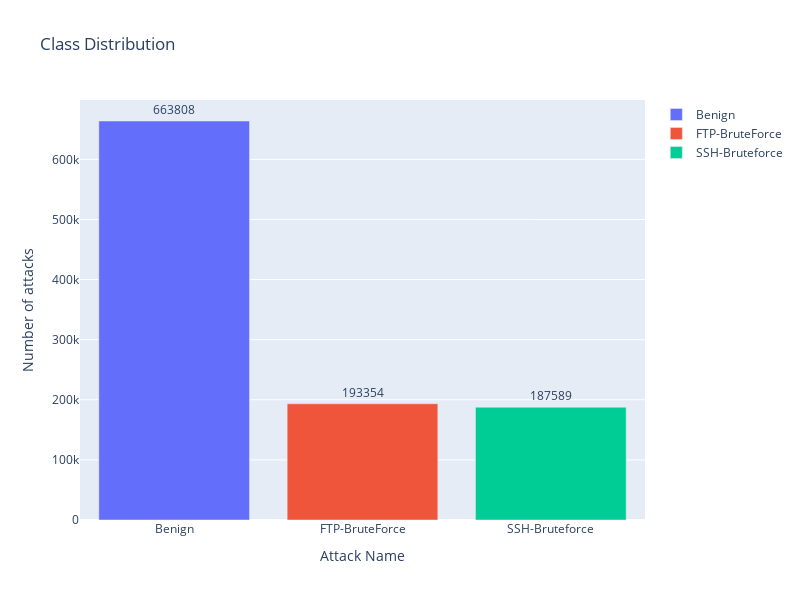

The notebook cell this image was saved under:
### Markdown cell above
We will now try to visualize the target feature's class distribution.

### Code cell
from plotly.offline import init_notebook_mode, iplot, plot
import plotly as py
import plotly.express as px
init_notebook_mode(connected=True)
import plotly.graph_objs as go

fig = go.Figure(data=[
    go.Bar(name='Benign', 
           y=df["Label"].value_counts().values[0:1],
           x=['Benign'],
           text = df["Label"].value_counts()[0:1],
           orientation='v',
           textposition='outside',),
    go.Bar(name='FTP-BruteForce', 
           y=df["Label"].value_counts().values[1:2],
           x=['FTP-BruteForce'],
           text = df["Label"].value_counts()[1:2],
           orientation='v',
           textposition='outside',),
    go.Bar(name='SSH-Bruteforce', 
           y=df["Label"].value_counts().values[2:],
           x=['SSH-Bruteforce'],
           text = df["Label"].value_counts()[2:],
           orientation='v',
           textposition='outside',)
])
# Change the bar mode
fig.update_layout(
                  width=800,
                  height=600,
                  title=f'Class Distribution',
                  yaxis_title='Number of attacks',
                  xaxis_title='Attack Name',)
iplot(fig)

### Figure 1 — Plotly figure (JSON) as saved in the notebook; plotly's stock layout.template omitted (floating-point values rounded to 4 significant figures)
{"data": [{"name": "Benign", "orientation": "v", "text": [663808], "textposition": "outside", "x": ["Benign"], "y": [663808], "type": "bar"}, {"name": "FTP-BruteForce", "orientation": "v", "text": [193354], "textposition": "outside", "x": ["FTP-BruteForce"], "y": [193354], "type": "bar"}, {"name": "SSH-Bruteforce", "orientation": "v", "text": [187589], "textposition": "outside", "x": ["SSH-Bruteforce"], "y": [187589], "type": "bar"}], "layout": {"height": 600, "title": {"text": "Class Distribution"}, "width": 800, "xaxis": {"title": {"text": "Attack Name"}}, "yaxis": {"title": {"text": "Number of attacks"}}}}
